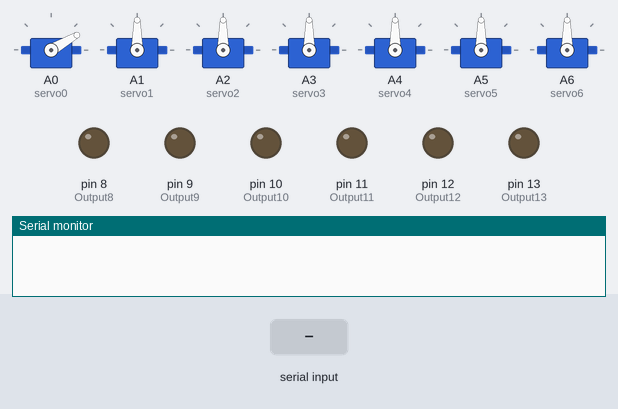
Recording of a sketch running on a simulated Arduino Nano, built with avr-gcc and run on an emulated ATmega328P. On the bench: 7 × servo, output pins drawn as LEDs (lit = HIGH), the last lines printed to the serial monitor. Inputs (shaded band) come from the test bench.

Above: at 1.2 s.
1.3 s: "SV\n" received over Serial
At 1.6 s:
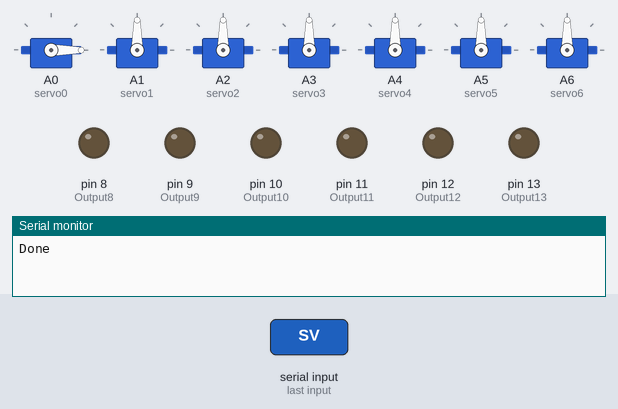
2.8 s: "ST\n" received over Serial
4.3 s: "JF\n" received over Serial
Timing chart, 0 to 7.3 s (numbered marks = the images above; inputs shaded):
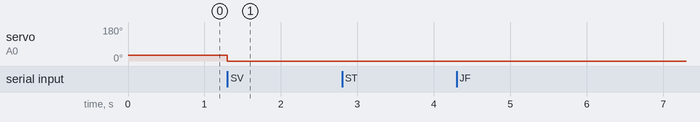

The sketch:

AR4_nano.ino
```cpp
// (licence header left out)
#include <Servo.h>

// Firmware version
const char* VERSION = "0.1.0";

String inData;

Servo servo0;
Servo servo1;
Servo servo2;
Servo servo3;
Servo servo4;
Servo servo5;
Servo servo6;

const int Input2 = 2;
const int Input3 = 3;
const int Input4 = 4;
const int Input5 = 5;
const int Input6 = 6;
const int Input7 = 7;
const int CurrentSensorPin = A7;  // Change to use A7 for current sensing

const int Output8 = 8;
const int Output9 = 9;
const int Output10 = 10;
const int Output11 = 11;
const int Output12 = 12;
const int Output13 = 13;

// ACS712 models have different sensitivities
const float ACS712_5A = 185.0;        // Sensitivity in mV/A for ACS712 5A
const float ACS712_20A = 100.0;       // Sensitivity in mV/A for ACS712 20A
const float ACS712_30A = 66.0;        // Sensitivity in mV/A for ACS712 30A
float ACS712Sensitivity = ACS712_5A;  // Set default version

void setup() {
  // run once:
  Serial.begin(115200);

  pinMode(A0, OUTPUT);
  pinMode(A1, OUTPUT);
  pinMode(A2, OUTPUT);
  pinMode(A3, OUTPUT);
  pinMode(A4, OUTPUT);
  pinMode(A5, OUTPUT);
  pinMode(A6, OUTPUT);
  pinMode(CurrentSensorPin, INPUT);  // Set current sensor pin as input

  pinMode(Input2, INPUT_PULLUP);
  pinMode(Input3, INPUT_PULLUP);
  pinMode(Input4, INPUT_PULLUP);
  pinMode(Input5, INPUT_PULLUP);
  pinMode(Input6, INPUT_PULLUP);
  pinMode(Input7, INPUT_PULLUP);

  pinMode(Output8, OUTPUT);
  pinMode(Output9, OUTPUT);
  pinMode(Output10, OUTPUT);
  pinMode(Output11, OUTPUT);
  pinMode(Output12, OUTPUT);
  pinMode(Output13, OUTPUT);

  servo0.attach(A0);
  servo1.attach(A1);
  servo2.attach(A2);
  servo3.attach(A3);
  servo4.attach(A4);
  servo5.attach(A5);
  servo6.attach(A6);

  // Make servo0 (the servo gripper) go to an arbitrary initial position,
  // otherwise it goes to some unknow position beyond the acceptable range
  servo0.write(30);
}

float readCurrent() {
  int sensorValue = analogRead(CurrentSensorPin);
  // Convert analog reading to current
  float voltage = sensorValue * (5.0 / 1024.0);
  float current = (voltage - 2.5) /
                  (ACS712Sensitivity / 1000.0);  // 2.5V is the offset at 0A
  return current;
}

void loop() {
  // start loop
  while (Serial.available() > 0) {
    char received = Serial.read();
    inData += received;
    // Process message when new line character is received
    if (received == '\n') {
      String function = inData.substring(0, 2);

      if (function == "ST") {
        Serial.println(String(VERSION));
      }

      //-----COMMAND TO MOVE SERVO-----
      if (function == "SV") {
        int SVstart = inData.indexOf('V');
        int POSstart = inData.indexOf('P');
        int servoNum = inData.substring(SVstart + 1, POSstart).toInt();
        int servoPOS = inData.substring(POSstart + 1).toInt();
        if (servoNum == 0) {
          servo0.write(servoPOS);
        }
        if (servoNum == 1) {
          servo1.write(servoPOS);
        }
        if (servoNum == 2) {
          servo2.write(servoPOS);
        }
        if (servoNum == 3) {
          servo3.write(servoPOS);
        }
        if (servoNum == 4) {
          servo4.write(servoPOS);
        }
        if (servoNum == 5) {
          servo5.write(servoPOS);
        }
        if (servoNum == 6) {
          servo6.write(servoPOS);
        }
        Serial.println("Done");
      }

      //-----COMMAND TO READ SERVO POSITION-----
      if (function == "SP") {
        int SPstart = inData.indexOf('P');
        int servoNum = inData.substring(SPstart + 1).toInt();
        if (servoNum == 0) {
          Serial.println(servo0.read());
        }
        if (servoNum == 1) {
          Serial.println(servo1.read());
        }
        if (servoNum == 2) {
          Serial.println(servo2.read());
        }
        if (servoNum == 3) {
          Serial.println(servo3.read());
        }
        if (servoNum == 4) {
          Serial.println(servo4.read());
        }
        if (servoNum == 5) {
          Serial.println(servo5.read());
        }
        if (servoNum == 6) {
          Serial.println(servo6.read());
        }
      }

      //-----COMMAND IF INPUT THEN JUMP-----
      if (function == "JF") {
        int IJstart = inData.indexOf('X');
        int IJTabstart = inData.indexOf('T');
        int IJInputNum = inData.substring(IJstart + 1, IJTabstart).toInt();
        if (digitalRead(IJInputNum) == HIGH) {
          Serial.println("T");
        }
        if (digitalRead(IJInputNum) == LOW) {
          Serial.println("F");
        }
      }

      //-----COMMAND SET OUTPUT ON-----
      if (function == "ON") {
        int ONstart = inData.indexOf('X');
        int outputNum = inData.substring(ONstart + 1).toInt();
        digitalWrite(outputNum, HIGH);
        Serial.println("Done");
      }
      //-----COMMAND SET OUTPUT OFF-----
      if (function == "OF") {
        int ONstart = inData.indexOf('X');
        int outputNum = inData.substring(ONstart + 1).toInt();
        digitalWrite(outputNum, LOW);
        Serial.println("Done");
      }
      //-----COMMAND TO WAIT INPUT ON-----
      if (function == "WI") {
        int WIstart = inData.indexOf('N');
        int InputNum = inData.substring(WIstart + 1).toInt();
        while (digitalRead(InputNum) == LOW) {
          delay(100);
        }
        Serial.println("Done");
      }
      //-----COMMAND TO WAIT INPUT OFF-----
      if (function == "WO") {
        int WIstart = inData.indexOf('N');
        int InputNum = inData.substring(WIstart + 1).toInt();

        // String InputStr =  String("Input" + InputNum);
        // uint8_t Input = atoi(InputStr.c_str ());
        while (digitalRead(InputNum) == HIGH) {
          delay(100);
        }
        Serial.println("Done");
      }

      //-----COMMAND TO READ CURRENT SENSOR-----
      if (function == "CR") {
        float current = readCurrent();
        Serial.println(current);
      }

      //-----COMMAND TO CHANGE ACS712 VERSION/SENSITIVITY -----
      if (function == "AC") {
        int dataStart = inData.indexOf('X');
        int outputNum = inData.substring(dataStart + 1).toInt();
        if (outputNum == 20) {
          ACS712Sensitivity = ACS712_20A;
        } else if (outputNum == 30) {
          ACS712Sensitivity = ACS712_30A;
        } else {
          // Default to 5A version
          ACS712Sensitivity = ACS712_5A;
        }
        Serial.println("Done");
      }

      //-----COMMAND ECHO TEST MESSAGE-----
      if (function == "TM") {
        String echo = inData.substring(2);
        Serial.println(echo);
      }

      inData = "";  // Clear received buffer
    }
  }
}
```

Measured:
- after the input at 1.3 s, servo on A0 (servo0): 30° → 0° at once
